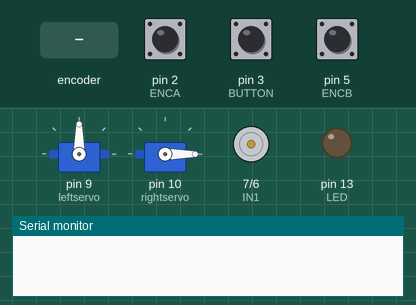
Simulated run of this sketch. Board: Arduino Uno, built with avr-gcc and run on an emulated ATmega328P. Parts: 2 × servo, motor-driver pin pairs drawn as motors (green arrow = first pin HIGH = forward, orange = second pin HIGH = backward, longer = more drive, scaled by the enable pin), output pins drawn as LEDs (lit = HIGH), the last lines printed to the serial monitor. The inputs (shaded band) are chosen by the test bench; at power-on: pin 3 (BUTTON) HIGH, pin 2 (ENCA) HIGH, pin 5 (ENCB) HIGH.

Above: at 1.2 s.
1.3 s: pin 3 (BUTTON) pulled LOW for 0.15 s
At 1.7 s:
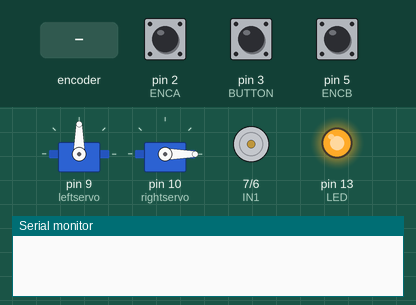
4.4 s: rotary encoder on pin 2 (ENCA) / pin 5 (ENCB) turned 1 step (first pin leading)
At 5.3 s:
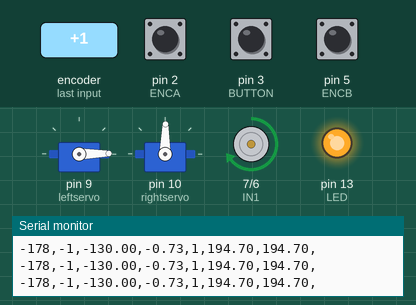
6.1 s: pin 3 (BUTTON) pulled LOW for 1 s
At 6.37 s:
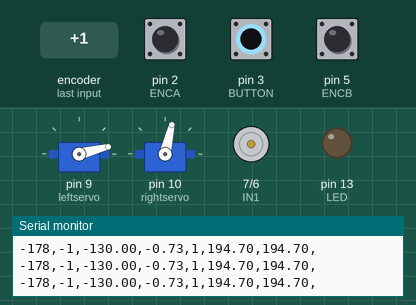
8.6 s: pin 3 (BUTTON) pulled LOW for 0.15 s
At 10.8 s:
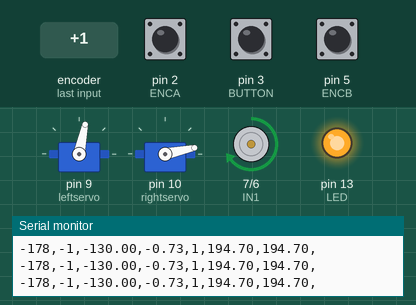
11.7 s: pin 3 (BUTTON) pulled LOW for 3.2 s
At 12.32 s:
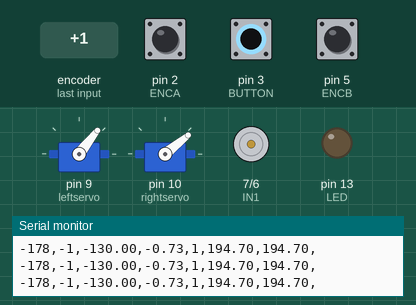
16.4 s: pin 3 (BUTTON) driven LOW
At 18.91 s:
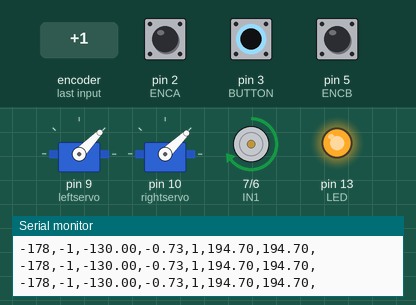
Timing chart, 0 to 20.4 s (numbered marks = the images above; inputs shaded):
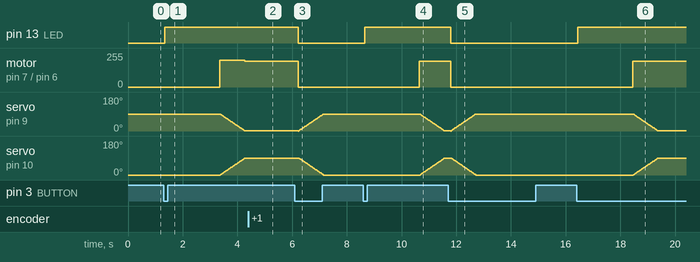

The sketch:

Motor_control.ino
```cpp
// Library
#include <util/atomic.h> // For the ATOMIC_BLOCK macro
#include <Servo.h> // For servo motor control
// IO PIN
#define BUTTON 3  // interrupt only 2 3 available
#define ENCA 2 // Green interrupt only 2 3 available
#define ENCB 5 // Yellow
#define PWM 11
#define IN2 6
#define IN1 7
#define LED 13
// PID Parameters
volatile int posi = 0;
long prevT = 0;
float eprev = 0;
float eintegral = 0;
// Encoder Parameters
float gear_ratio = 45.0;
float encoder_resolution = 11.0;
float current_angle = 0.0;
// Botton Parameter
int led_state = LOW;
int button_state;
int last_button_state = HIGH;
unsigned long last_debounce_time = 0;
unsigned long debounce_delay = 50;
// Motor State
int state = 0;
int i = 0;
int tes = 0;
int pos_l = 90;
int pos_r = 0;
// Servo motor declare
Servo leftservo;
Servo rightservo;
int starttime;int duration;int ontime = 300;
////////////////////        SETUP        ////////////////////

void setup() {
  Serial.begin(9600);
  pinMode(BUTTON, INPUT_PULLUP);; //set as pull-up resistor
  pinMode(ENCA,INPUT);
  pinMode(ENCB,INPUT);
  pinMode(PWM,OUTPUT);
  pinMode(IN1,OUTPUT);
  pinMode(IN2,OUTPUT);
  pinMode(LED,OUTPUT);
  attachInterrupt(digitalPinToInterrupt(ENCA),readEncoder,RISING);
  leftservo.attach(9);
  rightservo.attach(10);
}
////////////////////        LOOP        ////////////////////
void loop() {
  //Serial.println(state);
  if (state==0){
    leftservo.write(90);
    rightservo.write(0);
    ReadAndDebounceBotton();
  }
  if (state==1){
    led_state = !led_state;// dark->light
    digitalWrite(LED,led_state); //light
    delay(2000);
    state++;
  }
  if(state == 2){
    // raise the main sail
    //PIDControlMotor(-70,1.7,0.0,0.0);
    PIDControlMotor(-130,1.1,0.0,0.1);
    //wait until main sail raise
    //setMotor(1,140,PWM,IN1,IN2);
    // open side sail
    while(pos_l> 0 && pos_r < 90){
      leftservo.write(pos_l); delay(5);
      //Serial.print("pos_l:");
      //Serial.println(pos_l);
      rightservo.write(pos_r); delay(5);
      //Serial.print("pos_r:");
      //Serial.println(pos_r);
      pos_l -= 1;
      pos_r += 1;
    }
    ReadAndDebounceBotton();
  }
  if (state==3){
    setMotor(0,0,PWM,IN1,IN2);
    led_state = !led_state;// light->dark
    digitalWrite(LED,led_state); //dark
    state = 0;
    //close side sails
    while(pos_l < 90 && pos_r > 0){
      leftservo.write(pos_l); delay(5);
      //Serial.print("pos_l:");
      //Serial.println(pos_l);
      rightservo.write(pos_r); delay(5);
      //Serial.print("pos_r:");
      //Serial.println(pos_r);
      pos_l += 1;
      pos_r -= 1;
    }
  }
}
////////////////////        FUNCTION        ////////////////////
void setMotor(int dir, int pwmVal, int pwm, int in1, int in2){
  analogWrite(pwm,pwmVal);
  if(dir == 1){
    digitalWrite(in1,HIGH);
    digitalWrite(in2,LOW);
  }
  else if(dir == -1){
    digitalWrite(in1,LOW);
    digitalWrite(in2,HIGH);
  }
  else{
    digitalWrite(in1,LOW);
    digitalWrite(in2,LOW);
  }
}
void readEncoder(){
  int b = digitalRead(ENCB);
  if(b > 0){
    posi++;
  }
  else{
    posi--;
  }
}
void ReadAndDebounceBotton(){
  int reading = digitalRead(BUTTON);
  if (reading != last_button_state) {
    last_debounce_time = millis();
  }
  if ((millis() - last_debounce_time) > debounce_delay) {
    if (reading != button_state) {
      button_state = reading;
      if (button_state == LOW) {
        state++;
      }
    }
  }
  last_button_state = reading;
}
void PIDControlMotor(float target_angle,float kp,float ki,float kd){
  int target = gear_ratio * encoder_resolution * target_angle / 360.0;
  // Time difference
  long currT = micros();
  float deltaT = ((float) (currT - prevT))/( 1.0e6 );
  prevT = currT;
  // Read the position in an atomic block to avoid a potential
  // misread if the interrupt coincides with this code running
  // see: https://www.arduino.cc/reference/en/language/variables/variable-scope-qualifiers/volatile/
  int pos = 0;
  ATOMIC_BLOCK(ATOMIC_RESTORESTATE) {
    pos = posi;
  }
  // error
  int e = pos - target;
  // derivative
  float dedt = (e-eprev)/(deltaT);
  // integral
  eintegral = eintegral + e*deltaT;
  // control signal
  float u = kp*e + kd*dedt + ki*eintegral;
  // motor power
  float pwr = fabs(u);
  if( pwr > 255 ){ //   256*(12/14.8) = 194.4
    pwr = 255;
  }
  // motor direction
  int dir = 1;
  if(u<0){
    dir = -1;
  }
  // signal the motor
  setMotor(dir,pwr,PWM,IN1,IN2);
  // store previous error
  eprev = e;
  current_angle = pos * 360.0 / gear_ratio / encoder_resolution;
  Serial.print(target);
  Serial.print(",");
  Serial.print(pos);
  Serial.print(",");
  Serial.print(target_angle);
  Serial.print(",");
  Serial.print(current_angle);
  Serial.print(",");
  Serial.print(dir);
  Serial.print(",");
  Serial.print(u);
  Serial.print(",");
  Serial.print(pwr);
  Serial.println(",");
}
```

Measured:
- after the input at 1.3 s, pin 13 (LED): LOW → HIGH after 0.05 s; motor on pin 7 (IN1) / pin 6 (IN2): stopped → forward 201/255 after 2.1 s, → forward 195/255 0.92 s later; servo on pin 9 (leftservo): moves from 90° to 1° over 0.89 s, starting after 2.1 s; servo on pin 10 (rightservo): moves from 0° to 89° over 0.89 s, starting after 2.1 s
- after the input at 4.4 s, motor on pin 7 (IN1) / pin 6 (IN2): forward 195/255 → forward 194/255 after 0.08 s
- after the input at 6.1 s, pin 13 (LED): HIGH → LOW after 0.12 s; motor on pin 7 (IN1) / pin 6 (IN2): forward 194/255 → stopped after 0.12 s; servo on pin 10 (rightservo): moves from 89° to 0° over 0.87 s, starting after 0.16 s
- after the input at 8.6 s, pin 13 (LED): LOW → HIGH after 0.05 s; motor on pin 7 (IN1) / pin 6 (IN2): stopped → forward 194/255 after 2.1 s; servo on pin 9 (leftservo): moves from 90° to 1° over 0.89 s, starting after 2.1 s; servo on pin 10 (rightservo): moves from 0° to 89° over 0.89 s, starting after 2.1 s
- after the input at 11.7 s, pin 13 (LED): HIGH → LOW after 0.09 s; motor on pin 7 (IN1) / pin 6 (IN2): forward 194/255 → stopped after 0.09 s; servo on pin 10 (rightservo): moves from 89° to 0° over 0.87 s, starting after 0.13 s
- after the input at 16.4 s, pin 13 (LED): LOW → HIGH after 0.05 s; motor on pin 7 (IN1) / pin 6 (IN2): stopped → forward 194/255 after 2.1 s; servo on pin 9 (leftservo): moves from 90° to 1° over 0.89 s, starting after 2.1 s; servo on pin 10 (rightservo): moves from 0° to 89° over 0.89 s, starting after 2.1 s
